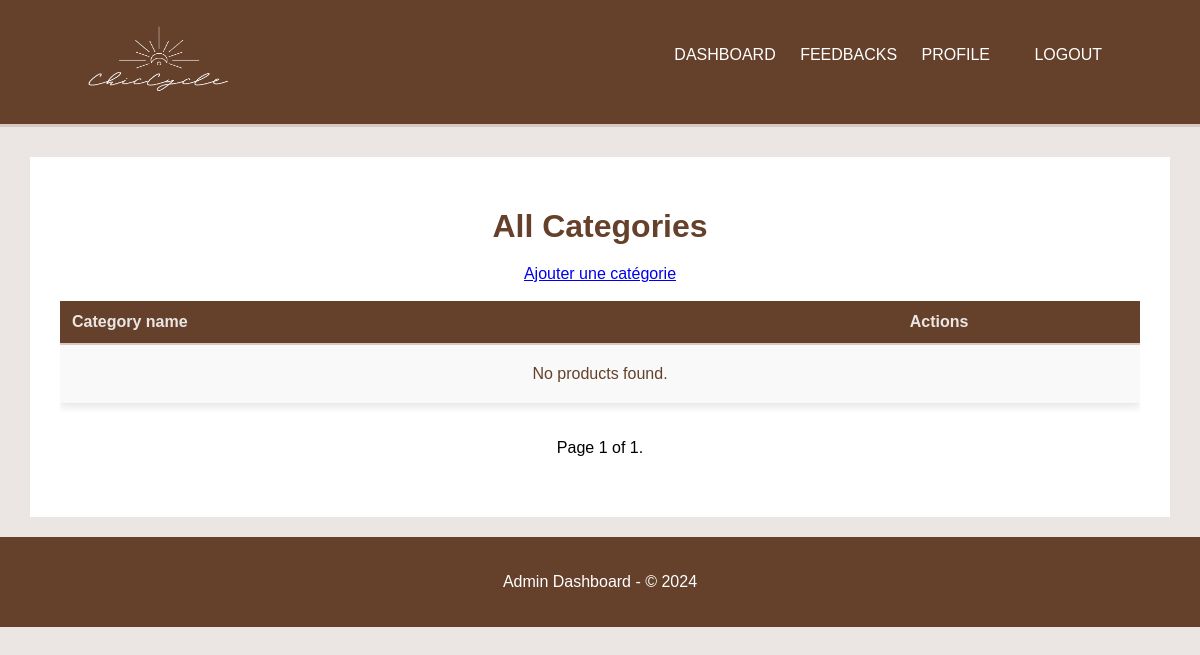
The page /categories/ on the database as committed earlier.
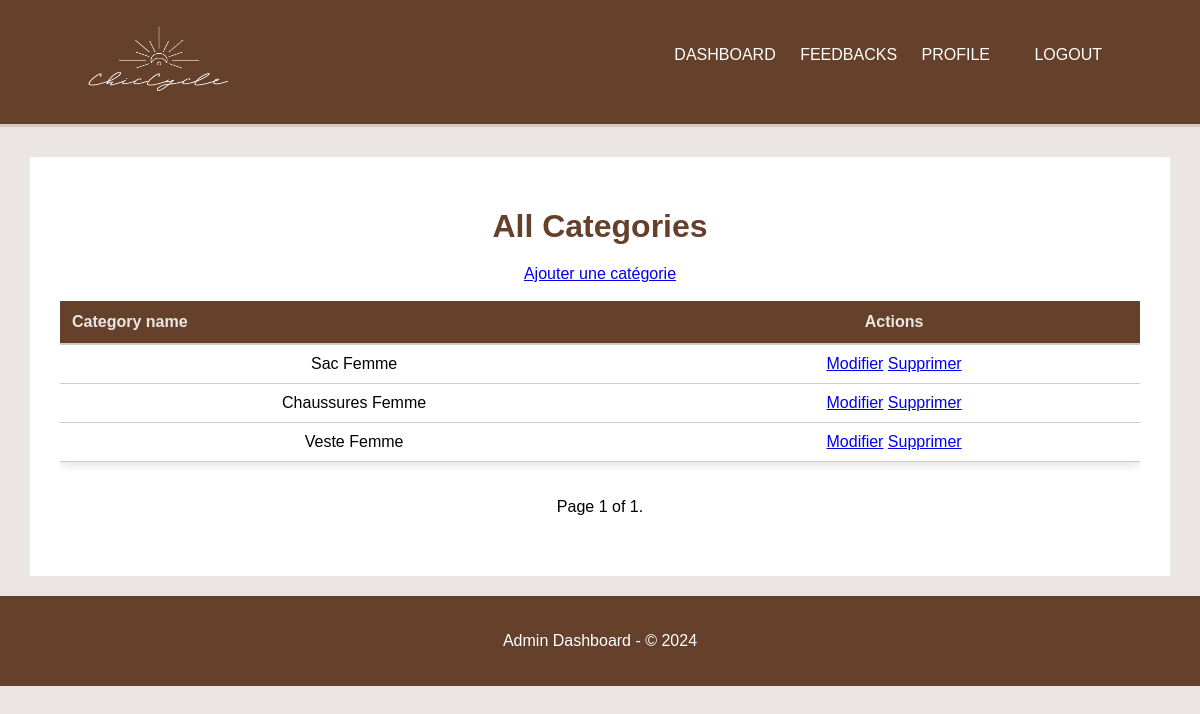
The same page on the database as committed later.
### categories/models.py (models this page shows, shortened)
class Category(models.Model):
    name = models.CharField(max_length=100)

### categories/views.py (the view)
# urls.py: path('', category_list, name='category_list'),
def category_list(request):
    categories = Category.objects.all()
    paginator = Paginator(categories, 4)
    page_number = request.GET.get('page')
    page_obj = paginator.get_page(page_number)
    return render(request, 'categories/category_list.html', {'categories': page_obj})

### categories/templates/categories/category_list.html (shortened to what this page needs)
{% extends 'base_admin.html' %}
{% block content %}
  <h1 style="text-align: center; color: #65412b; margin-bottom: 20px;">All Categories</h1>
  <a href="{% url 'category_create' %}">Ajouter une catégorie</a>
    <br>
    <br>
  <div style="overflow-x: auto; margin-bottom: 30px;">
    <table style="width: 100%; border-collapse: collapse; background-color: #fff; box-shadow: 0 4px 8px rgba(0, 0, 0, 0.1);">
      <thead>
        <tr style="background-color: #65412b; color: #ebe6e4;">
          <th style="padding: 12px; text-align: left; border-bottom: 2px solid #d6c9c4;">Category name</th>
          <th style="padding: 12px; text-align: center; border-bottom: 2px solid #d6c9c4;">Actions</th>
        </tr>
      </thead>
      <tbody>
        {% for category in categories %}
        <tr style="border-bottom: 1px solid #d6c9c4;">
          <td style="padding: 10px;">{{ category.name }}</td>
        <td>
            <a href="{% url 'category_update' category.pk %}">Modifier</a>
            <a href="{% url 'category_delete' category.pk %}">Supprimer</a>
        </td>
        </tr>
        {% empty %}
        <tr>
          <td colspan="6" style="text-align: center; padding: 20px; color: #65412b; background-color: #f9f9f9;">No products found.</td>
        </tr>
        {% endfor %}
      </tbody>
    </table>
<br><br>
    <div class="pagination" style="text-align: center;">
        <span class="step-links">
            <span class="current">
                Page {{ categories.number }} of {{ categories.paginator.num_pages }}.
            </span>
        </span>
      </div>
  </div>
{% endblock %}

Rows that differ between the two databases and show on the page:
added Category: name "Sac Femme"
added Category: name "Chaussures Femme"
added Category: name "Veste Femme"
Other text that changed with them:
text no longer shown: "No products found."
